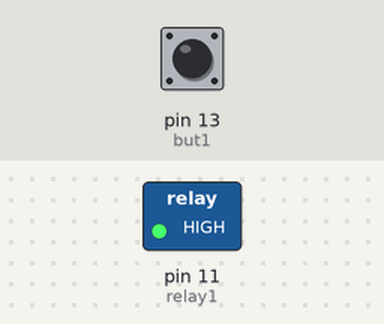
Recording of a sketch running on a simulated Arduino Uno, built with avr-gcc and run on an emulated ATmega328P. Parts: switched loads named in the sketch (green lamp = pin HIGH). The test bench sets the inputs (shaded band); at power-on: pin 13 (but1) HIGH.

Above: at 1.2 s.
1.3 s: pin 13 (but1) pulled LOW for 0.15 s
At 1.37 s:
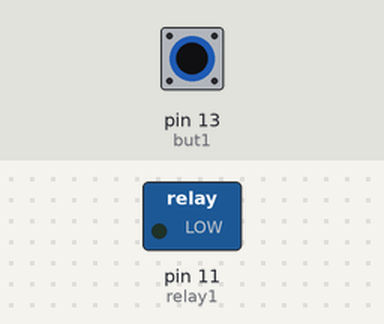
2.9 s: pin 13 (but1) pulled LOW for 3.2 s
At 7.2 s:
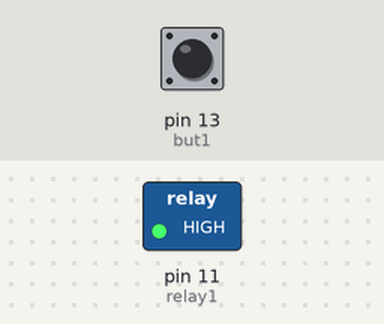
Timing chart, 0 to 8.7 s (numbered marks = the images above; inputs shaded):
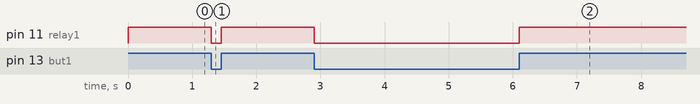

The sketch:

button.ino
```cpp
int but1 = 13;
int relay1 = 11;
int butState = 0;

void setup() {
    pinMode(but1,INPUT);
    pinMode(relay1,OUTPUT);

}

void loop() {
  butState = digitalRead(but1);
  if(butState == LOW)
    digitalWrite(relay1,LOW);
  else
    digitalWrite(relay1,HIGH);


}
```

Measured:
- after the input at 1.3 s, pin 11 (relay1): HIGH → LOW at once, → HIGH 0.15 s later
- after the input at 2.9 s, pin 11 (relay1): HIGH → LOW at once, → HIGH 3.2 s later
